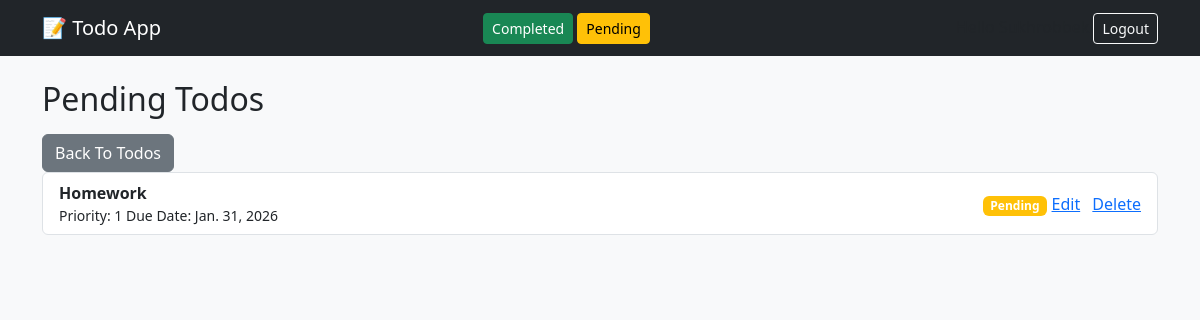
The app's page /todos/pending/ (signed in) with its own data.
### todoApp/models.py (models this page shows, shortened)
class Todo(models.Model):
    user = models.ForeignKey(User, on_delete=models.CASCADE, null=True)
    title = models.CharField(max_length=40)
    description = models.TextField()
    priority =  models.IntegerField(default=1)
    due_date = models.DateField(null=True, blank=True)
    is_completed = models.BooleanField(default=False)
    created_at = models.DateTimeField(auto_now_add=True)

### todoApp/views.py (the view)
# urls.py: path('todos/pending/', pending_todos, name="pending_todos"),
@login_required
def pending_todos(request):
    todos = Todo.objects.filter(is_completed=False)
    return render(request, 'todoApp/pending_todos.html' , {'todos': todos})

### todoApp/templates/todoApp/pending_todos.html
{% extends 'todoApp/base.html' %}
{% block content %}
<h2 class="mb-3" class="text-warning">Pending Todos</h2>
 <a href="{% url 'todo_list %'}" class="btn btn-secondary">Back To Todos</a>
{% if todos%}
     <ul class="list-group">
        {%for todo in todos%}
             <li class="list-group-item d-flex justify-content-between align-items-center">
                <div>
                    <strong>{{todo.title}}</strong><br>
                    <small>
                        Priority: {{todo.priority}}
                        Due Date: {{todo.due_date}}
                     </small>
                </div>
                   <div>
                    <span class="badge bg-warning"> Pending</span>
                     <a href="{% url 'update_todo' todo.id %}" class="btn-sm btn-outline-primary">Edit</a>
                    <a href="{% url 'delete_todo' todo.id %}" class="btn-sm btn-outline-danger ms-2">Delete</a>
                   </div>
             </li>
        {% endfor %}
    </ul>
{% else %}
   <p class="text-muted">No Pending todos</p>
{% endif %}
{% endblock %}

### records on screen
Todo: title "Homework", priority "1", due_date "Jan. 31, 2026"
